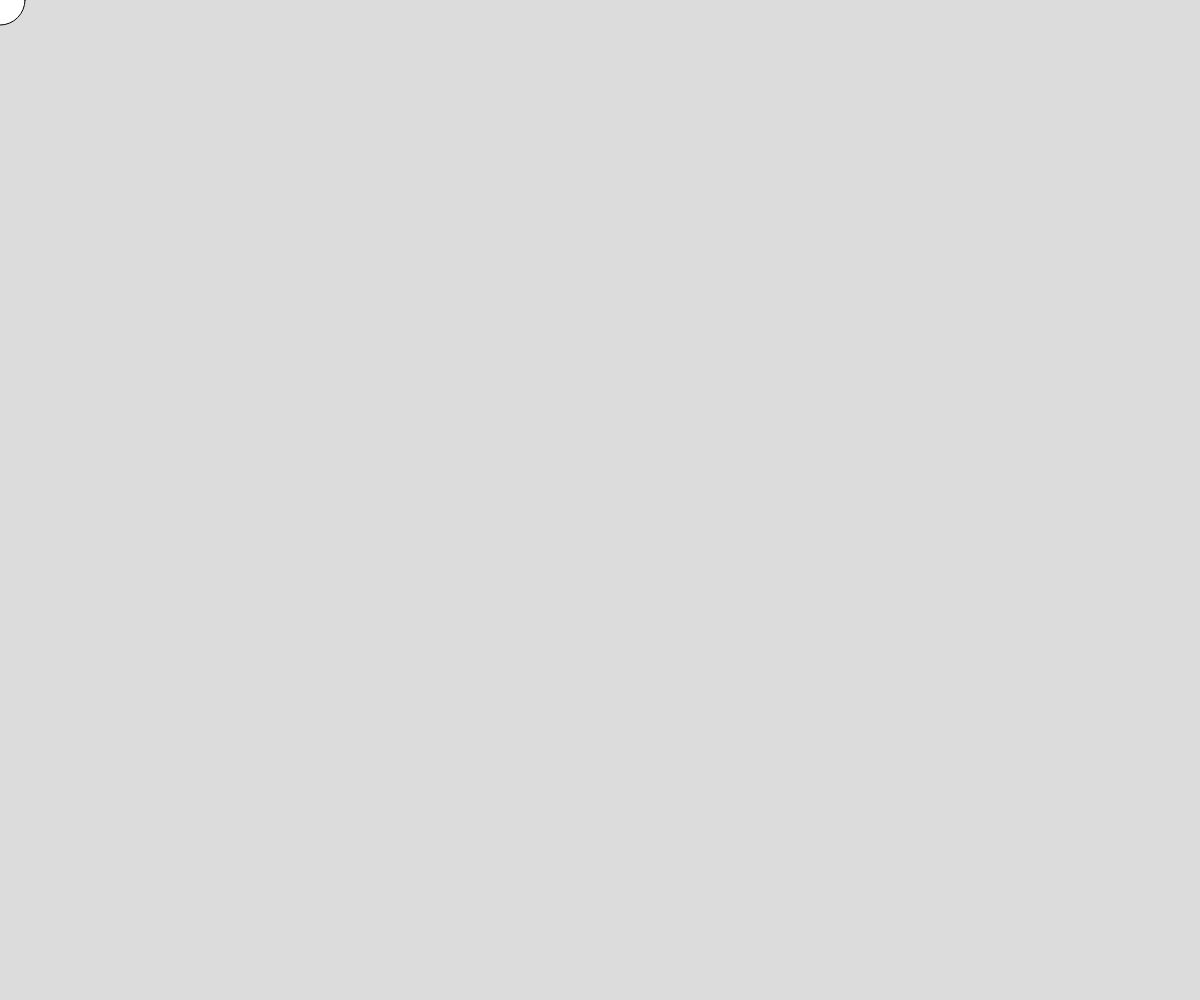
Frame 1 (no input)
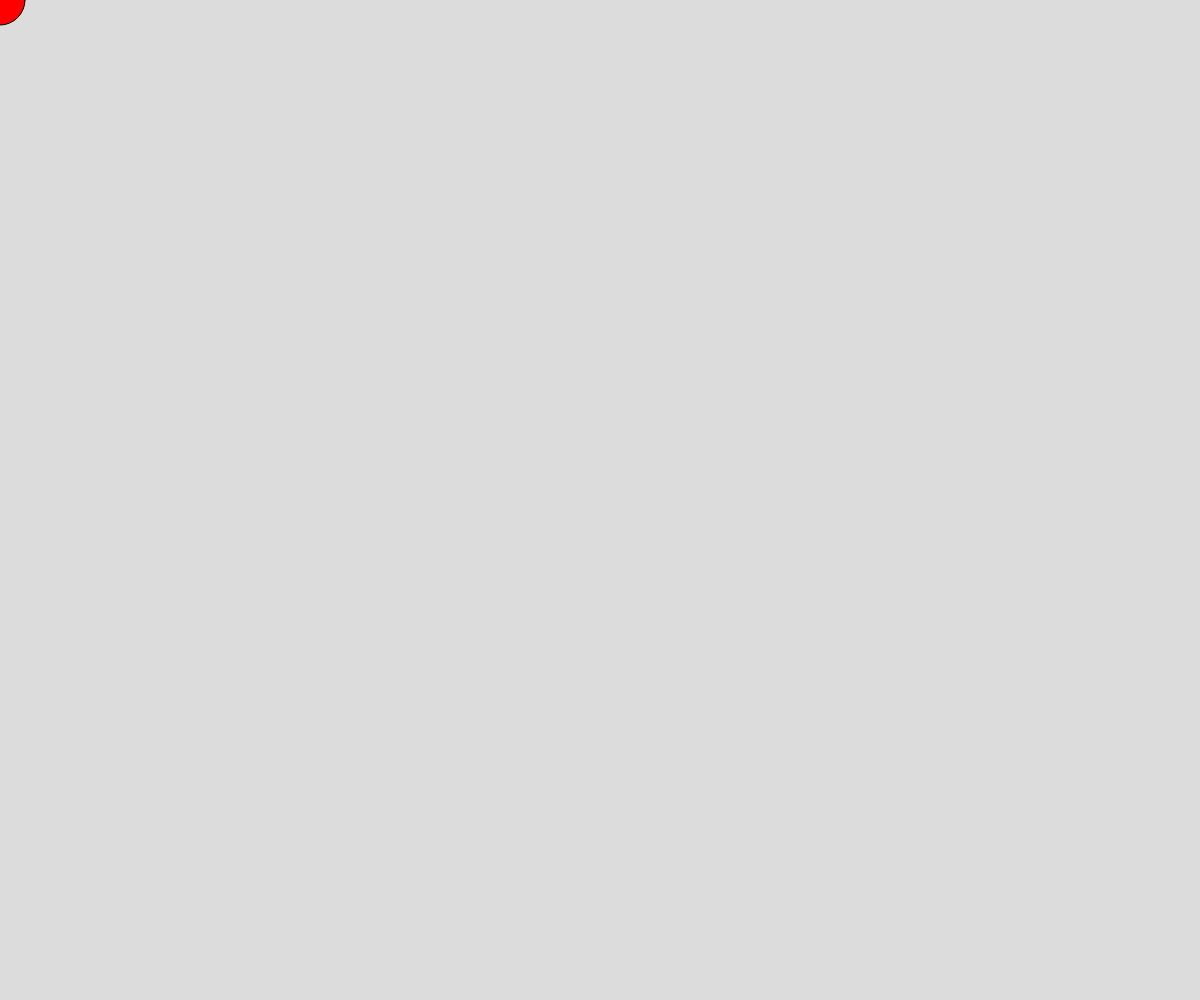
Frame 60 (no input)
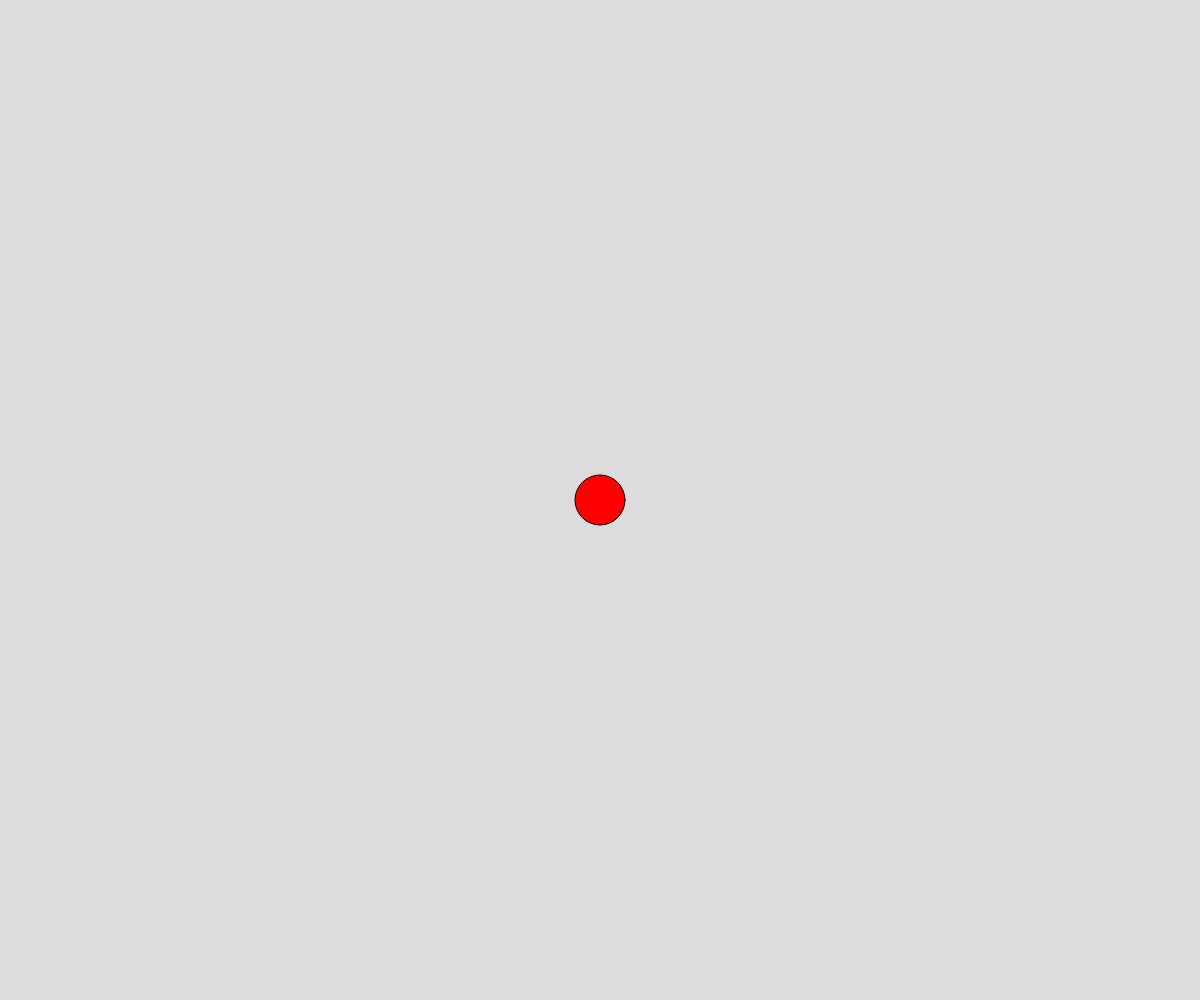
Frame 120 (the mouse pressed at the canvas centre since frame 60)

The p5.js sketch that drew these frames (run headless with seeded random() and noise() and a simulated clock; from frame 60 on, the mouse is pressed at the canvas centre):

// p5.js sketch
// ── sketch.js
let radius = 50

function setup() {
  createCanvas(windowWidth, windowHeight);
}

function draw() {
  background(220);

  circle(mouseX, mouseY, radius)
  fill('red')

}
